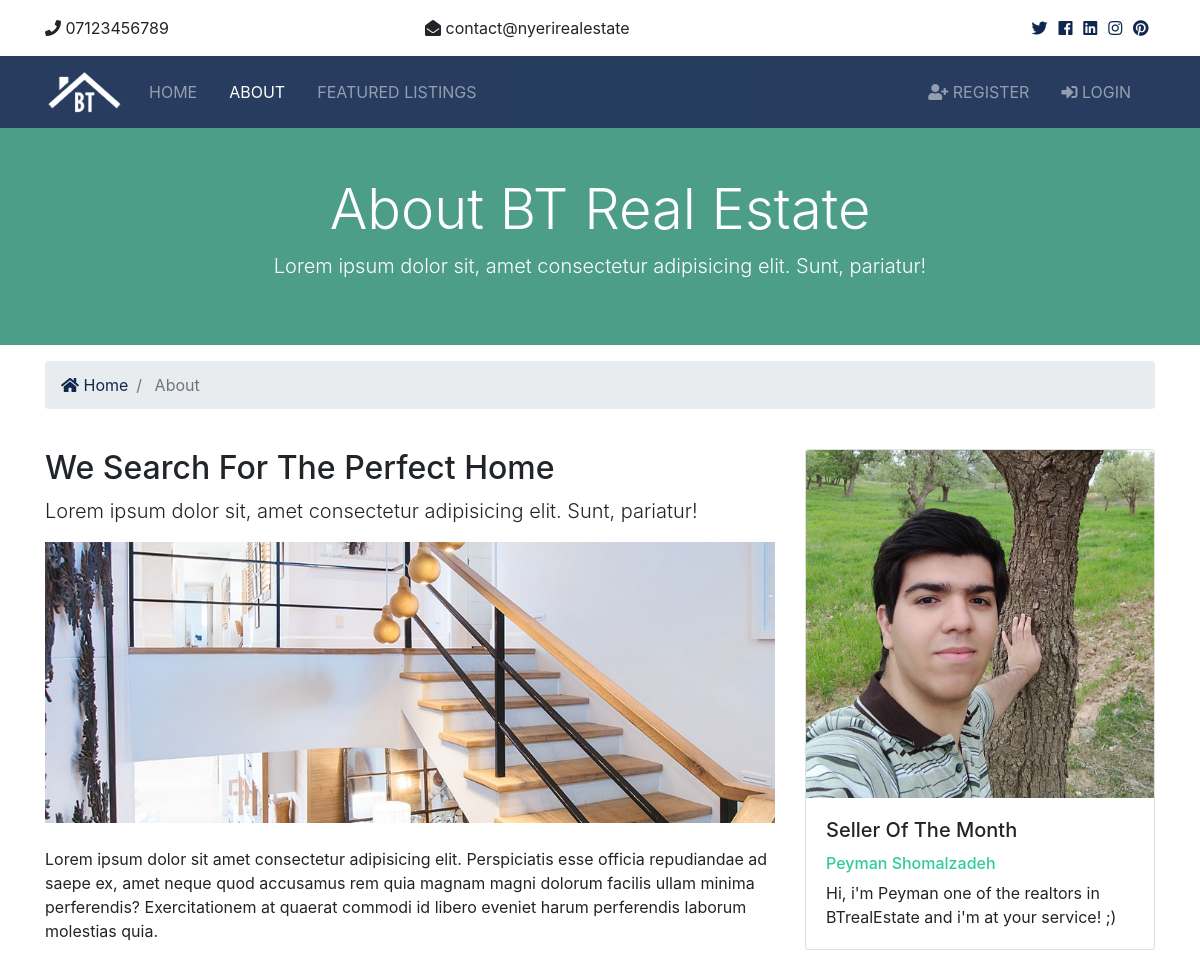
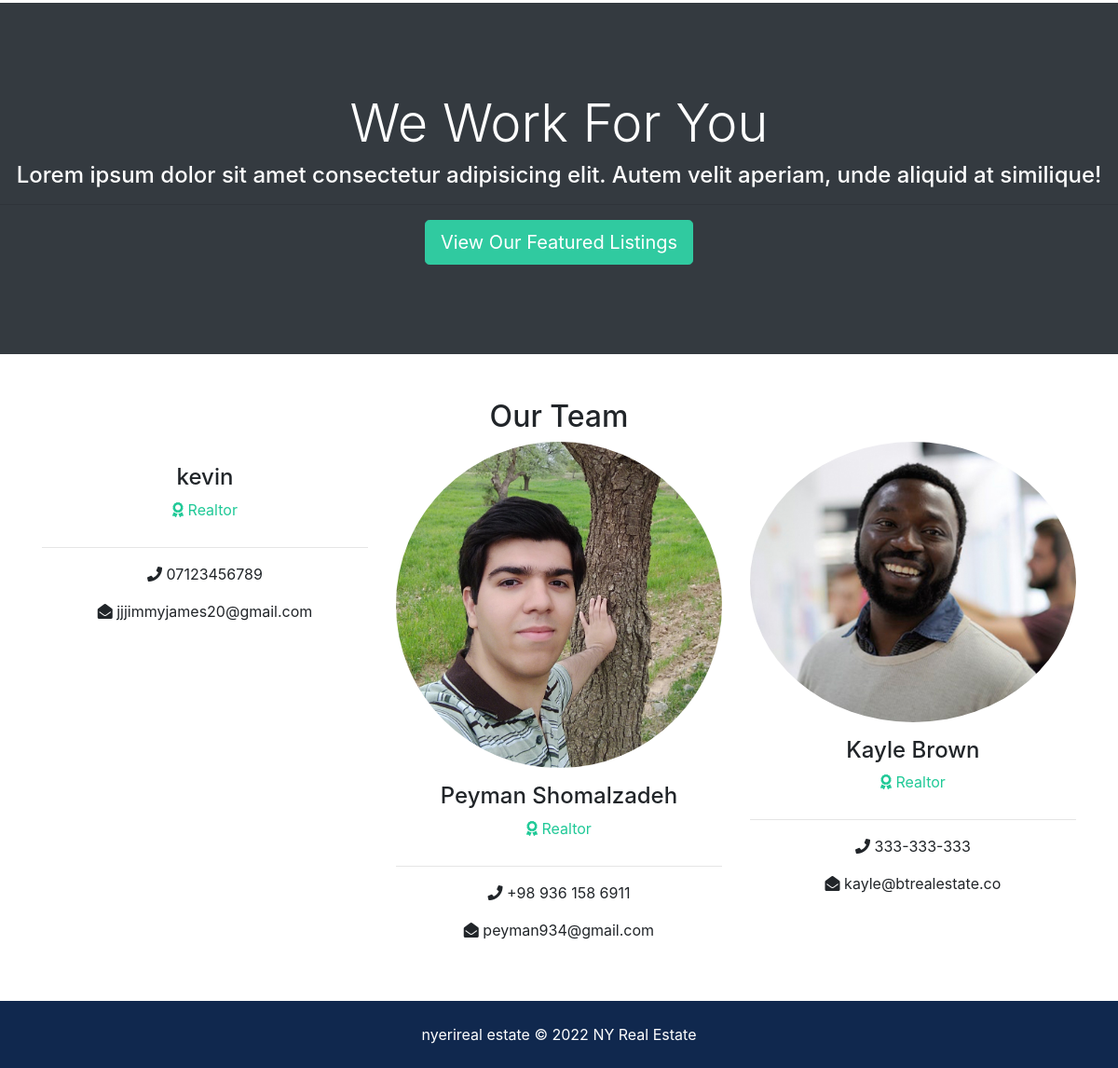
Screenshot of /pages/about/ with the database file from the repository (2 pictures, top to bottom).
### realtors/models.py (models this page shows, shortened)
class Realtor(models.Model):
    name = models.CharField(max_length=200)
    photo = models.ImageField(upload_to='photos/%Y/%m/%d/')
    description = models.TextField(blank=True)
    phone = models.CharField(max_length=20)
    email = models.CharField(max_length=50)
    is_mvp = models.BooleanField(default=False)
    hire_date = models.DateTimeField(default=datetime.now,blank=True)

### pages/views.py (the view)
# urls.py: path('about/',views.about,name='about')
def about(request):
    realtors = Realtor.objects.order_by('-hire_date')[:3]
    mvp_realtors = Realtor.objects.all().filter(is_mvp=True)
    context = {
        'realtors':realtors,
        'mvp_realtors':mvp_realtors
    }
    return render(request,'pages/about.html',context=context)

### templates/pages/about.html (shortened to what this page needs)
{% extends 'base.html' %}
{% load static %}
{% block content %}
    <section id="showcase-inner" class="py-5 text-white">
    <div class="container">
      <div class="row text-center">
        <div class="col-md-12">
          <h1 class="display-4">About BT Real Estate</h1>
          <p class="lead">Lorem ipsum dolor sit, amet consectetur adipisicing elit. Sunt, pariatur!</p>
        </div>
      </div>
    </div>
  </section>
  <section id="bc" class="mt-3">
    <div class="container">
      <nav aria-label="breadcrumb">
        <ol class="breadcrumb">
          <li class="breadcrumb-item">
            <a href="{% url 'index' %}">
              <i class="fas fa-home"></i> Home</a>
          </li>
          <li class="breadcrumb-item active"> About</li>
        </ol>
      </nav>
    </div>
  </section>
  <section id="about" class="py-4">
    <div class="container">
      <div class="row">
        <div class="col-md-8">
          <h2>We Search For The Perfect Home</h2>
          <p class="lead">Lorem ipsum dolor sit, amet consectetur adipisicing elit. Sunt, pariatur!</p>
          <img src="{% static 'img/about.jpg' %}" alt="">
          <p class="mt-4">Lorem ipsum dolor sit amet consectetur adipisicing elit. Perspiciatis esse officia repudiandae ad saepe ex, amet
            neque quod accusamus rem quia magnam magni dolorum facilis ullam minima perferendis? Exercitationem at quaerat
            commodi id libero eveniet harum perferendis laborum molestias quia.</p>
        </div>
        <div class="col-md-4">
            {% if mvp_realtors %}
                {% for realtor in mvp_realtors %}
                    <div class="card">
                    <img class="card-img-top" src="{{ realtor.photo.url }}" alt="Seller of the month">
                    <div class="card-body">
                    <h5 class="card-title">Seller Of The Month</h5>
                    <h6 class="text-secondary">{{ realtor.name }}</h6>
                    <p class="card-text">{{realtor.description}}
                    </p>
                    </div>
                    </div>
                {% endfor %}
            {% endif %}
        </div>
      </div>
    </div>
  </section>
  <section id="work" class="bg-dark text-white text-center">
    <h2 class="display-4">We Work For You</h2>
    <h4>Lorem ipsum dolor sit amet consectetur adipisicing elit. Autem velit aperiam, unde aliquid at similique!</h4>
    <hr>
    <a href="{% url 'listings' %}" class="btn btn-secondary text-white btn-lg">View Our Featured Listings</a>
  </section>
  <section id="team" class="py-5">
    <div class="container">
      <h2 class="text-center">Our Team</h2>
      <div class="row text-center">
        {% if realtors %}
            {% for realtor in realtors %}
                <div class="col-md-4">
          <img src="{{ realtor.photo.url }}" alt="" class="rounded-circle mb-3">
          <h4>{{ realtor.name }}</h4>
          <p class="text-success">
            <i class="fas fa-award text-success mb-3"></i> Realtor</p>
          <hr>
          <p>
            <i class="fas fa-phone"></i> {{ realtor.phone }}</p>
          <p>
            <i class="fas fa-envelope-open"></i> {{ realtor.email }}</p>
        </div>
        {% endfor %}
            {% else %}
            <div class="col-md-12">
            <h3>No Realtors Available</h3>
            </div>
          {% endif %}
      </div>
    </div>
  </section>
{% endblock %}

### btre/static/css/all.css (style rules this page uses)
.fa, .fas, .far, .fal, .fab { -moz-osx-font-smoothing: grayscale; -webkit-font-smoothing: antialiased; display: inline-block; font-style: normal; font-variant: normal; text-rendering: auto; line-height: 1; }
.fa-award:before { content: "\f559"; }
.fa-envelope-open:before { content: "\f2b6"; }
.fa-home:before { content: "\f015"; }
.fa-phone:before { content: "\f095"; }
.fa, .fas { font-family: 'Font Awesome 5 Free'; font-weight: 900; }

### btre/static/css/style.css (style rules this page uses)
.btn-secondary { color: #fff !important; }
img { width: 100%; }
#showcase-inner { background: url(../img/building.jpg) no-repeat top center fixed/cover; position: relative; overflow: hidden; min-height: 200px; }
#showcase-inner::before { content: ''; position: absolute; top: 0; left: 0; min-height: 100%; width: 100%; background: rgba(32, 134, 107, 0.8); }
#work { padding: 6rem 0; }

### rows the page displays
Realtor: photo (picture), name "Peyman Shomalzadeh", description "Hi, i'm Peyman one of the realtors in BTrealEstate and i'm at your service! ;)", phone "+98 936 158 6911", email "peyman934@gmail.com"
Realtor: name "kevin", phone "07123456789", email "jjjimmyjames20@gmail.com"
Realtor: photo (picture), name "Kayle Brown", phone "333-333-333", email "kayle@btrealestate.co"
